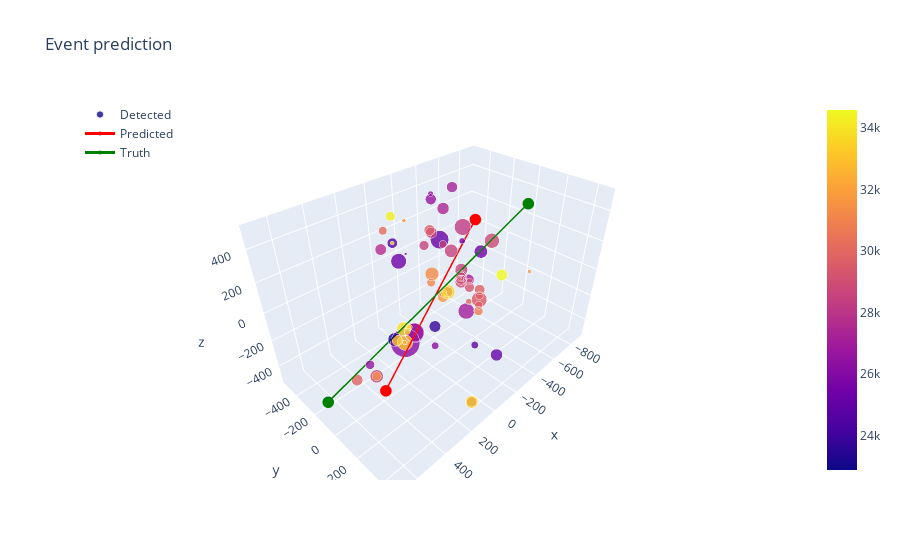

This figure's notebook cell:
### Markdown cell above
## Plot the result

Execute the following code to plot the predicted line vs truth.

### Code cell
# Get a random event_id and associated batch_id from meta_df
# If EVENT is given, use that instead of a random event_id
event_id, batch_id = \
    meta_df[['event_id', 'batch_id']].sample(n=1).values[0] \
    if not EVENT \
    else (
        EVENT, 
        meta_df[meta_df['event_id']==EVENT]['batch_id'].values[0]
    )
    
batch_df = pd.read_parquet(f'{DATA_DIR}/train/batch_{batch_id}.parquet', engine='fastparquet').reset_index()
event_df = compose_event_df(batch_df, event_id, sensor_geometry)
true_values = get_event_true_values(meta_df, event_id)
print('Plotting event_id:', event_id)
plot_pca(event_df, labels=true_values, exclude_axillary=EXCLUDE_AUXILIARY)

### Figure 1 — Plotly figure (JSON) as saved in the notebook; plotly's stock layout.template omitted (floating-point values rounded to 4 significant figures)
{"data": [{"hovertemplate": "\n                    <b>X:</b> %{x}\n                    <br>\n                    <b>Y:</b> %{y}\n                    <br>\n                    <b>Size:</b> %{marker.size}<br>\n                    <b>Size (multiplied by 10):</b> %{marker.size*10:.2f}<br>\n                    <b>Color (multiplied by 2):</b> %{marker.color*2:.2f}\n                ", "marker": {"color": [22875, 23841, 24415, 24930, 25035, 25097, 25340, 25440, 25811, 26131, 26153, 26195, 26197, 26433, 26609, 26617, 26746, 26752, 26859, 26877, 27010, 27022, 27161, 27336, 27681, 28236, 28292, 28513, 28520, 28553, 28581, 28685, 28706, 28721, 28825, 28854, 28878, 28900, 28933, 29080, 29273, 29500, 29524, 29649, 29658, 29792, 29875, 29923, 30022, 30152, 30414, 30793, 31146, 31261, 31386, 31568, 31628, 31750, 32815, 33143, 33241, 33458, 33503, 33883, 33960, 34354, 34592], "opacity": 0.8, "showscale": true, "size": [9.4, 7.8, 7, 5, 8.2, 12.6, 10.6, 9, 4.2, 1.8, 20.2, 5, 3.4, 3.8, 6.2, 7.4, 13.8, 13, 7, 7, 11, 7.4, 7.4, 8.2, 7.8, 11.4, 5.4, 6.6, 9, 7.8, 8.6, 9, 7.8, 6.2, 8.2, 10.2, 1.4, 7, 7.8, 3.8, 6.6, 10.6, 7.4, 5.4, 5.4, 7, 7.8, 4.2, 3, 5.8, 5.8, 6.2, 5.8, 9.4, 6.2, 2.6, 2.6, 7.4, 4.6, 7.4, 10.6, 8.6, 9.8, 2.6, 9.8, 6.6, 7.8]}, "mode": "markers", "name": "Detected", "type": "scatter3d", "x": [292.9, -10.97, -132.8, 101.0, -145.4, -245.7, 330.0, -403.1, -492.4, -256.1, 194.3, -10.97, 194.3, -290.7, 576.4, -290.7, 57.2, 57.2, -200.6, 101.0, -111.5, -279.5, -368.9, -413.5, 248.2, -492.4, -413.5, -334.8, -368.9, -290.7, -492.4, 371.6, -492.4, -492.4, -492.4, -526.6, -492.4, -492.4, -492.4, -447.7, -447.7, -570.9, 90.49, -570.9, -570.9, -570.9, 444, -447.7, 194.3, 35.54, -413.5, -570.9, 41.6, -290.7, 371.6, -43.27, -224.1, -413.5, 382.4, 79.41, 194.3, 101.0, -200.6, -132.8, -88.05, -132.8, -313.6], "y": [5.2, 6.72, -501.4, 412.8, 374.2, -190.5, 127.2, 3.49, -230.2, -521.1, -30.92, 6.72, -30.92, -307.4, 170.9, -307.4, -105.5, -105.5, -74.03, 412.8, 160.0, 23.17, -210.2, -327.3, -111.9, -230.2, -327.3, -424.5, -210.2, -307.4, -230.2, -92.18, -230.2, -230.2, -230.2, -15.6, -230.2, -230.2, -230.2, -113.1, -113.1, -125.1, 82.35, -125.1, -125.1, -125.1, -194.5, -113.1, -30.92, -364.8, -327.3, -125.1, 35.49, -307.4, -92.18, -267.5, 470.9, -327.3, 238.9, -248.2, -30.92, 412.8, -74.03, -501.4, -384.3, -501.4, 237.4], "z": [-121.3, -206.1, 108.6, -23.23, -280.9, 212.1, 449.8, 144.4, 89.11, -31.61, -227.8, -360.2, -227.8, 453.0, 0.44, 418.9, -280.6, -280.6, -89.32, -448.8, -61.15, 9, 500.5, 312.4, 378.9, 191.2, 57.06, 41.03, 75.02, 197.7, -132.2, -417.5, -183.2, -183.2, -200.2, 162.2, -200.2, -217.3, -234.3, -146.1, -197.2, -368.4, 501.7, -419.5, -334.4, -283.4, -470.5, -316.3, -227.8, 310.5, -334.4, -470.6, 149.5, -108.6, -417.5, 381.0, 298.2, -368.5, 158.1, -420.2, -227.8, -448.8, -89.32, 108.6, -504.8, 295.8, 126.7]}, {"line": {"color": "red", "width": 3}, "marker": {"color": "red", "size": 4}, "name": "Predicted", "type": "scatter3d", "x": [-890.4, 546.6], "y": [-465.3, 235.2], "z": [18.98, -151.2]}, {"line": {"color": "green", "width": 3}, "marker": {"color": "green", "size": 4}, "name": "Truth", "type": "scatter3d", "x": [-691.4, 691.4], "y": [108.0, -108.0], "z": [395.5, -395.5]}], "layout": {"legend": {"x": 0, "y": 1}, "showlegend": true, "title": {"text": "Event prediction"}}}
